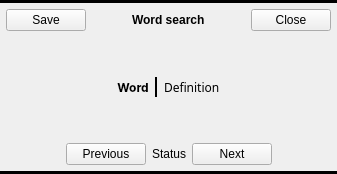
      <widget class="QStackedWidget" name="wordWidget">
       <widget class="QWidget" name="page_8">
        <layout class="QVBoxLayout" name="verticalLayout_4">
         <property name="leftMargin">
          <number>0</number>
         </property>
         <property name="topMargin">
          <number>0</number>
         </property>
         <property name="rightMargin">
          <number>0</number>
         </property>
         <property name="bottomMargin">
          <number>0</number>
         </property>
         <item>
          <widget class="Line" name="line_12">
           <property name="frameShadow">
            <enum>QFrame::Plain</enum>
           </property>
           <property name="lineWidth">
            <number>8</number>
           </property>
           <property name="orientation">
            <enum>Qt::Horizontal</enum>
           </property>
          </widget>
         </item>
         <item>
          <layout class="QGridLayout" name="gridLayout_5">
           <property name="leftMargin">
            <number>6</number>
           </property>
           <property name="rightMargin">
            <number>6</number>
           </property>
           <property name="bottomMargin">
            <number>0</number>
           </property>
           <property name="spacing">
            <number>6</number>
           </property>
           <item row="1" column="3">
            <spacer name="horizontalSpacer_4">
             <property name="orientation">
              <enum>Qt::Horizontal</enum>
             </property>
             <property name="sizeHint" stdset="0">
              <size>
               <width>40</width>
               <height>20</height>
              </size>
             </property>
            </spacer>
           </item>
           <item row="1" column="0">
            <widget class="QPushButton" name="saveWordBtn">
             <property name="text">
              <string>Save</string>
             </property>
            </widget>
           </item>
           <item row="1" column="4">
            <widget class="QPushButton" name="infoCloseBtn">
             <property name="text">
              <string>Close</string>
             </property>
            </widget>
           </item>
           <item row="1" column="2">
            <widget class="QLabel" name="wordSearchLabel">
             <property name="font">
              <font>
               <weight>75</weight>
               <bold>true</bold>
              </font>
             </property>
             <property name="text">
              <string>Word search</string>
             </property>
            </widget>
           </item>
           <item row="1" column="1">
            <spacer name="horizontalSpacer_3">
             <property name="orientation">
              <enum>Qt::Horizontal</enum>
             </property>
             <property name="sizeHint" stdset="0">
              <size>
               <width>40</width>
               <height>20</height>
              </size>
             </property>
            </spacer>
           </item>
          </layout>
         </item>
         <item>
          <layout class="QGridLayout" name="gridLayout_12">
           <property name="leftMargin">
            <number>6</number>
           </property>
           <property name="rightMargin">
            <number>6</number>
           </property>
           <property name="bottomMargin">
            <number>0</number>
           </property>
           <item row="1" column="0">
            <layout class="QGridLayout" name="gridLayout_14">
             <property name="bottomMargin">
              <number>0</number>
             </property>
             <item row="0" column="2">
              <widget class="Line" name="line_14">
               <property name="frameShadow">
                <enum>QFrame::Plain</enum>
               </property>
               <property name="lineWidth">
                <number>2</number>
               </property>
               <property name="orientation">
                <enum>Qt::Vertical</enum>
               </property>
              </widget>
             </item>
             <item row="0" column="3">
              <widget class="QLabel" name="definitionLabel">
               <property name="font">
                <font>
                 <family>Source Serif Pro</family>
                </font>
               </property>
               <property name="text">
                <string>Definition</string>
               </property>
               <property name="alignment">
                <set>Qt::AlignJustify|Qt::AlignVCenter</set>
               </property>
               <property name="wordWrap">
                <bool>true</bool>
               </property>
              </widget>
             </item>
             <item row="0" column="1">
              <widget class="QLabel" name="wordLabel">
               <property name="font">
                <font>
                 <family>Inter</family>
                 <weight>75</weight>
                 <bold>true</bold>
                </font>
               </property>
               <property name="text">
                <string>Word</string>
               </property>
               <property name="alignment">
                <set>Qt::AlignCenter</set>
               </property>
               <property name="wordWrap">
                <bool>true</bool>
               </property>
              </widget>
             </item>
             <item row="0" column="4">
              <spacer name="horizontalSpacer_5">
               <property name="orientation">
                <enum>Qt::Horizontal</enum>
               </property>
               <property name="sizeHint" stdset="0">
                <size>
                 <width>40</width>
                 <height>20</height>
                </size>
               </property>
              </spacer>
             </item>
             <item row="0" column="0">
              <spacer name="horizontalSpacer_6">
               <property name="orientation">
                <enum>Qt::Horizontal</enum>
               </property>
               <property name="sizeHint" stdset="0">
                <size>
                 <width>40</width>
                 <height>20</height>
                </size>
               </property>
              </spacer>
             </item>
            </layout>
           </item>
           <item row="3" column="0">
            <spacer name="verticalSpacer_4">
             <property name="orientation">
              <enum>Qt::Vertical</enum>
             </property>
             <property name="sizeHint" stdset="0">
              <size>
               <width>20</width>
               <height>40</height>
              </size>
             </property>
            </spacer>
           </item>
           <item row="4" column="0">
            <layout class="QGridLayout" name="gridLayout_9">
             <property name="bottomMargin">
              <number>0</number>
             </property>
             <item row="0" column="0">
              <spacer name="horizontalSpacer_7">
               <property name="orientation">
                <enum>Qt::Horizontal</enum>
               </property>
               <property name="sizeHint" stdset="0">
                <size>
                 <width>40</width>
                 <height>20</height>
                </size>
               </property>
              </spacer>
             </item>
             <item row="0" column="1">
              <widget class="QPushButton" name="previousDefinitionBtn">
               <property name="text">
                <string>Previous</string>
               </property>
              </widget>
             </item>
             <item row="0" column="4">
              <spacer name="horizontalSpacer_8">
               <property name="orientation">
                <enum>Qt::Horizontal</enum>
               </property>
               <property name="sizeHint" stdset="0">
                <size>
                 <width>40</width>
                 <height>20</height>
                </size>
               </property>
              </spacer>
             </item>
             <item row="0" column="2">
              <widget class="QLabel" name="definitionStatusLabel">
               <property name="text">
                <string>Status</string>
               </property>
              </widget>
             </item>
             <item row="0" column="3">
              <widget class="QPushButton" name="nextDefinitionBtn">
               <property name="text">
                <string>Next</string>
               </property>
              </widget>
             </item>
            </layout>
           </item>
           <item row="0" column="0">
            <spacer name="verticalSpacer_3">
             <property name="orientation">
              <enum>Qt::Vertical</enum>
             </property>
             <property name="sizeHint" stdset="0">
              <size>
               <width>20</width>
               <height>40</height>
              </size>
             </property>
            </spacer>
           </item>
          </layout>
         </item>
         <item>
          <widget class="Line" name="line_13">
           <property name="frameShadow">
            <enum>QFrame::Plain</enum>
           </property>
           <property name="lineWidth">
            <number>8</number>
           </property>
           <property name="orientation">
            <enum>Qt::Horizontal</enum>
           </property>
          </widget>
         </item>
        </layout>
       </widget>
       <widget class="QWidget" name="page_9"/>
      </widget>
